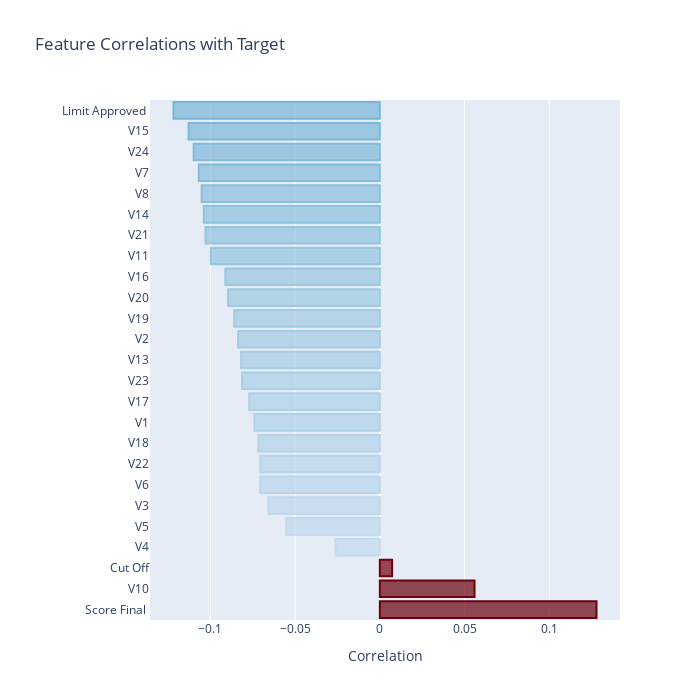

Notebook code cell kept with this figure:
### Code cell
corr=pivot_first_task.corr()
corr=corr['default'].sort_values(ascending=False)[1:-1]
pal=sns.color_palette("Reds_r",135).as_hex()
rgb=['rgba'+str(matplotlib.colors.to_rgba(i,0.7)) for i in pal]
fig = go.Figure()
fig.add_trace(go.Bar(x=corr[corr>=0], y=corr[corr>=0].index, 
                     marker_color=rgb, orientation='h', 
                     marker_line=dict(color=pal,width=2), name='',
                     hovertemplate='%{y} correlation with target: %{x:.3f}',
                     showlegend=False))
pal=sns.color_palette("Blues",100).as_hex()
rgb=['rgba'+str(matplotlib.colors.to_rgba(i,0.7)) for i in pal]
fig.add_trace(go.Bar(x=corr[corr<0], y=corr[corr<0].index, 
                     marker_color=rgb[25:], orientation='h', 
                     marker_line=dict(color=pal[25:],width=2), name='',
                     hovertemplate='%{y} correlation with target: %{x:.3f}',
                     showlegend=False))
fig.update_layout(title="Feature Correlations with Target",
                  xaxis_title="Correlation", margin=dict(l=150),
                  height=700, width=700, hovermode='closest')
fig.show()
